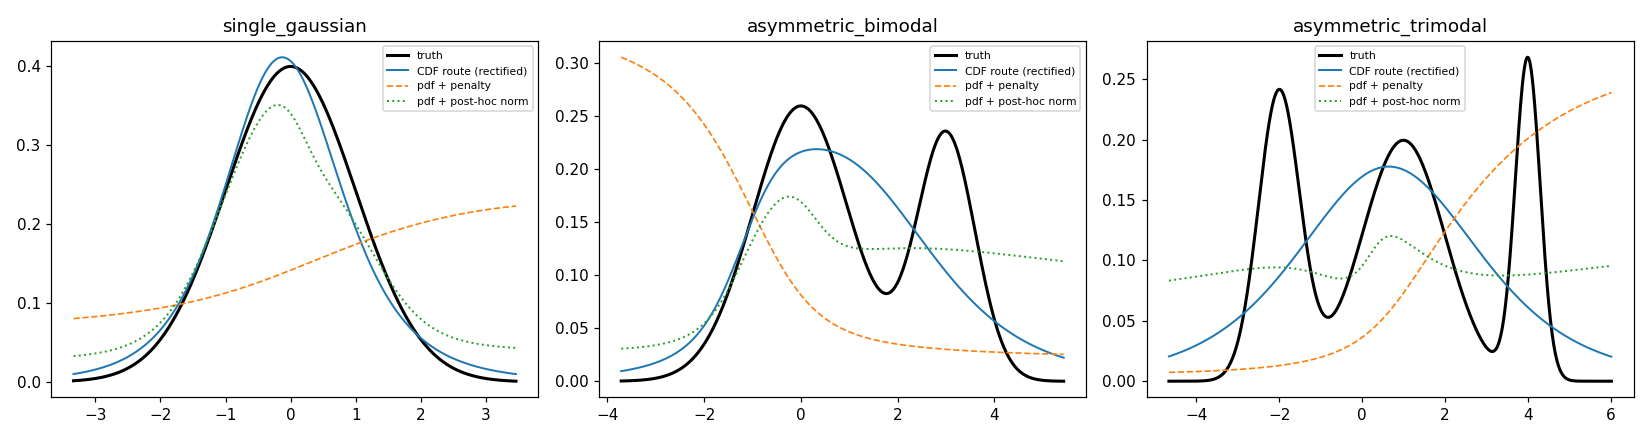

This chart was generated by the following Python code:
"""wf04: CDF route vs direct-pdf route (Magdon-Ismail "CDF is easier" claim).

Claim under test: constraining a CDF (monotone + range [0,1]) is EASIER than
constraining a pdf (>= 0 AND integrates to 1). The asymmetry: for a CDF, BOTH
constraints are cheap and EXACT via a downstream rectification (cumulative max +
rescale to [0,1]) -> differentiate -> a density that is non-negative AND
integrates to exactly 1 by construction. For a direct-pdf net, non-negativity is
free (softplus output) but normalization (int f = 1) is a GLOBAL constraint that
cannot be enforced pointwise: you must either add a penalty (soft, never exact)
or renormalize post-hoc (exact mass, but the mass estimate is itself noisy and
the trained shape was fit under no mass constraint).

We hold everything else equal: same distributions, same net capacity, same
training-set rule (the project constraint: train ONLY on the n data points x_i,
labels = the Parzen estimate there), same optimizer/lr/epochs/seeds. We then
ask: which route gives a more VALID and more ACCURATE density, with less tuning?

Routes
  (a) CDF route:        CDFNet -> Parzen CDF targets -> rectify -> differentiate.
  (b1) direct-pdf + penalty:    softplus-output net -> Parzen pdf targets,
                                 + lambda * (int f - 1)^2 normalization penalty.
  (b2) direct-pdf + post-hoc:   same net, no penalty, renormalize on the grid.

Metrics vs TRUTH: density MSE, density KS-like sup error is not standard so we
report pdf-MSE and CDF-KS; plus VALIDITY: how far does each density's mass
deviate from 1 BEFORE any cheating, and negativity.
"""

from __future__ import annotations

import matplotlib

matplotlib.use("Agg")
import matplotlib.pyplot as plt
import numpy as np
import torch
from torch import nn

from parzen_cdf import data, metrics, parzen
from parzen_cdf.models import CDFNet
from parzen_cdf.training import (
    TrainConfig,
    density_from_cdf,
    make_sample_training_set,
    rectify_cdf,
    set_seed,
    train_cdf,
)

N = 500
EPOCHS = 1000
LR = 0.03
HIDDEN = (24,)
SEEDS = (0, 1)
GRID_N = 800
PEN_GRID_N = 200  # coarse grid used ONLY for the per-epoch normalization penalty (keeps it cheap)


class PDFNet(nn.Module):
    """Direct-pdf MLP: same shape/capacity as CDFNet but a softplus output head so the
    density is non-negative by construction. Normalization is NOT built in."""

    def __init__(self, hidden=(24,)):
        super().__init__()
        dims = [1, *hidden, 1]
        layers = []
        for a, b in zip(dims[:-1], dims[1:]):
            layers.append(nn.Linear(a, b))
        self.layers = nn.ModuleList(layers)

    def forward(self, x):
        if x.dim() == 1:
            x = x.unsqueeze(-1)
        h = x
        last = len(self.layers) - 1
        for i, lin in enumerate(self.layers):
            h = lin(h)
            if i < last:
                h = torch.sigmoid(h)
        return nn.functional.softplus(h).squeeze(-1)  # >= 0 always


def train_pdf_net(samples, h, pen_grid_t, seed, norm_weight):
    """Train the direct-pdf net on (x_i, Parzen_pdf(x_i)). Optional normalization penalty
    enforced as (trapz(f, grid) - 1)^2 on a COARSE fixed grid (cheap). Returns the trained net."""
    set_seed(seed)
    samples = np.asarray(samples, float)
    targets = parzen.parzen_pdf(samples, samples, h)
    x_t = torch.as_tensor(samples, dtype=torch.float32)
    y_t = torch.as_tensor(targets, dtype=torch.float32)
    net = PDFNet(HIDDEN)
    opt = torch.optim.Adam(net.parameters(), lr=LR)
    mse = nn.MSELoss()
    gx = pen_grid_t  # coarse grid for the mass penalty only
    dg = (gx[1:] - gx[:-1])
    for _ in range(EPOCHS):
        opt.zero_grad()
        loss = mse(net(x_t), y_t)
        if norm_weight > 0:
            fg = net(gx)
            mass = (0.5 * (fg[1:] + fg[:-1]) * dg).sum()  # trapezoid on grid
            loss = loss + norm_weight * (mass - 1.0) ** 2
        loss.backward()
        opt.step()
    return net


def run_dist(name, dist):
    samples_rng = np.random.default_rng(1234)
    h = parzen.variance_matched_bandwidth(dist.sample(N, np.random.default_rng(99)))
    lo, hi = None, None
    rows = []
    per_seed = {"cdf": [], "pdf_penalty": [], "pdf_posthoc": []}
    last_curves = None

    for seed in SEEDS:
        samples = dist.sample(N, np.random.default_rng(1000 + seed))
        h_s = parzen.variance_matched_bandwidth(samples)
        lo = float(samples.min() - 4 * h_s)
        hi = float(samples.max() + 4 * h_s)
        grid = np.linspace(lo, hi, GRID_N)
        grid_t = torch.as_tensor(grid, dtype=torch.float32)
        pen_grid_t = torch.as_tensor(np.linspace(lo, hi, PEN_GRID_N), dtype=torch.float32)
        pdf_true = dist.pdf(grid)
        cdf_true = dist.cdf(grid)

        # ---- (a) CDF route -------------------------------------------------
        inputs_t, targets_t = make_sample_training_set(samples, h_s)
        model = CDFNet(in_dim=1, hidden_sizes=HIDDEN, activation="sigmoid", monotone=False)
        model, _ = train_cdf(model, inputs_t, targets_t,
                             TrainConfig(optimizer="adam", lr=LR, epochs=EPOCHS, seed=seed))
        with torch.no_grad():
            cdf_raw = model(grid_t).numpy()
        # raw density (before rectify) to measure native validity
        dens_raw = density_from_cdf(model, grid_t, clamp=False).detach().numpy()
        mass_cdf_raw = metrics.integrates_to_one(np.clip(dens_raw, 0, None), grid)
        neg_cdf_raw = float(np.mean(dens_raw < 0))
        # rectify: monotone + [0,1] EXACTLY -> density integrates to 1 by construction
        cdf_rect, pdf_cdf = rectify_cdf(cdf_raw, grid)
        mass_cdf = metrics.integrates_to_one(pdf_cdf, grid)
        per_seed["cdf"].append(dict(
            pdf_mse=metrics.mse(pdf_true, pdf_cdf),
            cdf_ks=metrics.ks_distance(cdf_true, cdf_rect),
            mass_native=mass_cdf_raw,         # raw-derivative mass, no fix
            mass_final=mass_cdf,              # after rectify
            neg_frac=neg_cdf_raw,
        ))

        # ---- (b1) direct-pdf + normalization penalty -----------------------
        net_pen = train_pdf_net(samples, h_s, pen_grid_t, seed, norm_weight=10.0)
        with torch.no_grad():
            f_pen = net_pen(grid_t).numpy()
        mass_pen = metrics.integrates_to_one(f_pen, grid)
        # validity: how far is mass from 1 with ONLY the penalty (no post-hoc fix)?
        # accuracy uses the as-trained density (the honest validity case)
        per_seed["pdf_penalty"].append(dict(
            pdf_mse=metrics.mse(pdf_true, f_pen),
            mass_native=mass_pen,
            neg_frac=0.0,  # softplus -> never negative
        ))

        # ---- (b2) direct-pdf, no penalty, post-hoc renormalize -------------
        net_raw = train_pdf_net(samples, h_s, pen_grid_t, seed, norm_weight=0.0)
        with torch.no_grad():
            f_raw = net_raw(grid_t).numpy()
        mass_raw = metrics.integrates_to_one(f_raw, grid)
        f_norm = f_raw / mass_raw if mass_raw > 0 else f_raw
        per_seed["pdf_posthoc"].append(dict(
            pdf_mse_native=metrics.mse(pdf_true, f_raw),     # before renorm
            pdf_mse=metrics.mse(pdf_true, f_norm),           # after renorm
            mass_native=mass_raw,
            neg_frac=0.0,
        ))

        if seed == SEEDS[-1]:
            last_curves = dict(grid=grid, pdf_true=pdf_true,
                               pdf_cdf=pdf_cdf, f_pen=f_pen, f_norm=f_norm)

    def agg(key, field):
        vals = [d[field] for d in per_seed[key] if field in d]
        return float(np.mean(vals)), float(np.std(vals))

    print(f"\n=== {name}  (n={N}, h~{h_s:.3f}, hidden={HIDDEN}, epochs={EPOCHS}, seeds={SEEDS}) ===", flush=True)
    print(f"  (a) CDF route:        pdf_MSE={agg('cdf','pdf_mse')[0]:.5f}+-{agg('cdf','pdf_mse')[1]:.5f}"
          f"  CDF_KS={agg('cdf','cdf_ks')[0]:.4f}"
          f"  mass(native deriv)={agg('cdf','mass_native')[0]:.4f}"
          f"  mass(after rectify)={agg('cdf','mass_final')[0]:.5f}"
          f"  neg_frac(native)={agg('cdf','neg_frac')[0]:.4f}", flush=True)
    print(f"  (b1) pdf+penalty:     pdf_MSE={agg('pdf_penalty','pdf_mse')[0]:.5f}+-{agg('pdf_penalty','pdf_mse')[1]:.5f}"
          f"  mass(native,penalty only)={agg('pdf_penalty','mass_native')[0]:.4f}"
          f"  neg_frac=0 (softplus)", flush=True)
    print(f"  (b2) pdf+post-hoc:    pdf_MSE(after renorm)={agg('pdf_posthoc','pdf_mse')[0]:.5f}+-{agg('pdf_posthoc','pdf_mse')[1]:.5f}"
          f"  pdf_MSE(native)={agg('pdf_posthoc','pdf_mse_native')[0]:.5f}"
          f"  mass(native,no fix)={agg('pdf_posthoc','mass_native')[0]:.4f}", flush=True)

    return name, per_seed, last_curves


def main():
    dists = [
        ("single_gaussian", data.single_gaussian()),
        ("asymmetric_bimodal", data.asymmetric_bimodal()),
        ("asymmetric_trimodal", data.asymmetric_trimodal()),
    ]
    results = [run_dist(n, d) for n, d in dists]

    # one figure: density overlays per distribution
    fig, axes = plt.subplots(1, len(results), figsize=(5 * len(results), 4))
    if len(results) == 1:
        axes = [axes]
    for ax, (name, _, cv) in zip(axes, results):
        g = cv["grid"]
        ax.plot(g, cv["pdf_true"], "k-", lw=2, label="truth")
        ax.plot(g, cv["pdf_cdf"], "C0-", lw=1.3, label="CDF route (rectified)")
        ax.plot(g, cv["f_pen"], "C1--", lw=1.1, label="pdf + penalty")
        ax.plot(g, cv["f_norm"], "C2:", lw=1.3, label="pdf + post-hoc norm")
        ax.set_title(name)
        ax.legend(fontsize=7)
    fig.tight_layout()
    out = "temp_analysis/wf04_pdf_vs_cdf_route.png"
    fig.savefig(out, dpi=110)
    print(f"\nsaved {out}")

    # headline summary across distributions
    print("\n=== HEADLINE (mean over distributions & seeds) ===")
    def overall(key, field):
        v = []
        for _, ps, _ in results:
            v += [d[field] for d in ps[key] if field in d]
        return float(np.mean(v))
    print(f"  CDF route       mean pdf_MSE = {overall('cdf','pdf_mse'):.5f}   mass after rectify = {overall('cdf','mass_final'):.5f} (exact by construction)")
    print(f"  pdf + penalty   mean pdf_MSE = {overall('pdf_penalty','pdf_mse'):.5f}   mass with penalty only = {overall('pdf_penalty','mass_native'):.4f}")
    print(f"  pdf + post-hoc  mean pdf_MSE = {overall('pdf_posthoc','pdf_mse'):.5f}   mass before any fix = {overall('pdf_posthoc','mass_native'):.4f}")
    print(f"  (direct-pdf native mass spread tells you how badly 'integrate to 1' is violated without cheating)")


if __name__ == "__main__":
    main()
